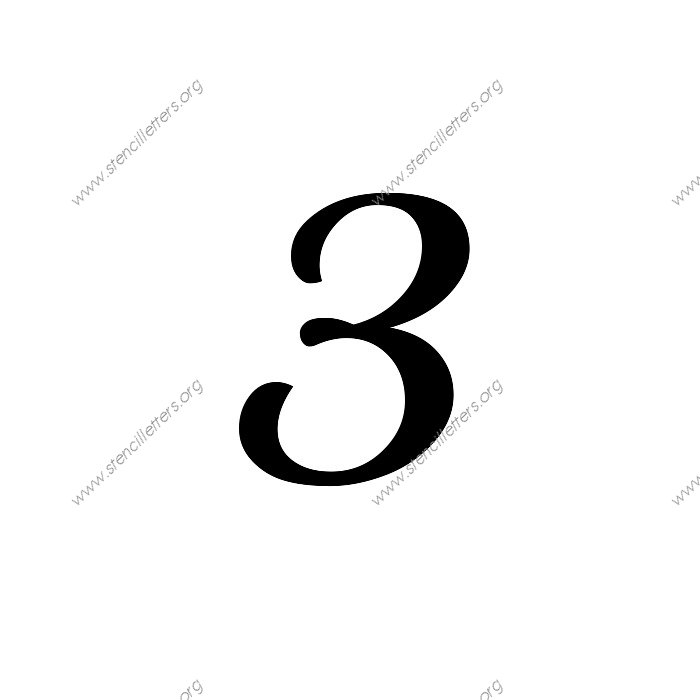
#> input picture main/ITSP_images/3.jpg, 700 x 700 px, given in place of the camera
$ python main.py   (Python 2 division)
#> lines starting #> are read from the running program, lines starting #| are printed output that depends on the picture; after the words box and inside, x2 and y2 are one past the last pixel; in counts of white or black regions, pixels touching at a corner belong together
### main/load_images.py
import cv2
# function to load images of letters and numbers from ITSP_image folder


def load_display_images(images):
    print "loading images"
    letters = [chr(i) for i in range(65, 91)]
    for x in range(10):
        letters.append(str(x))
    letters.append("00")
    for l in letters:
        img = cv2.imread("ITSP_images/" + l + ".jpg")
        images.update({l: img})
    print "images loaded"

### main/main.py
import cv2
import numpy as np
import time
from math import sqrt
import load_images
import contour_and_poly_compare
import voice
from matplotlib import pyplot as plt


# creates window named result to display result
cv2.namedWindow("result", 500*500)

# dictionary to store images of the letters
images = {}

load_images.load_display_images(images)


def distance(point1, point2):
    return sqrt((point1[0]-point2[0])**2+(point1[1]-point2[1])**2)

# to find position of fingers in image


def find_fingers(centre, radius, poly_points):
    error_margin = radius*0.25
    finger_points = []
    for i in range(len(poly_points)):
        if distance(centre, poly_points[i][0]) > radius+error_margin:
            finger_points.append(poly_points[i][0])
    return finger_points


def find_largest_contour(contours):
    maxarea = 0
    pos = -1
    for i in range(len(contours)):
        area = cv2.contourArea(contours[i])
        if area > maxarea:
            maxarea = area
            pos = i
    return pos


def find_minimum_ycord(points):
    minimum_y = 480
    output = (0, 0)
    for point in points:
        if point[1] < minimum_y:
            minimum_y = point[1]
            output = point
    return output


# creates video capture object
cap = cv2.VideoCapture(0)
# stores start time of the program
start_time = time.time()
print "stating time", start_time
frequency_dict = {}
frequency_of_finger = [0, 0, 0, 0, 0, 0]
point_prev = (0, 0)

l_prev = "none"
while 1:
    # stores the frame
    _, im = cap.read()
#> im is the input picture: shape (700, 700, 3); min 0, max 255, mean 243.1
    img = im
    img = cv2.cvtColor(img, cv2.COLOR_BGR2GRAY)

    ret2, th = cv2.threshold(img, 0, 255, cv2.THRESH_BINARY+cv2.THRESH_OTSU)
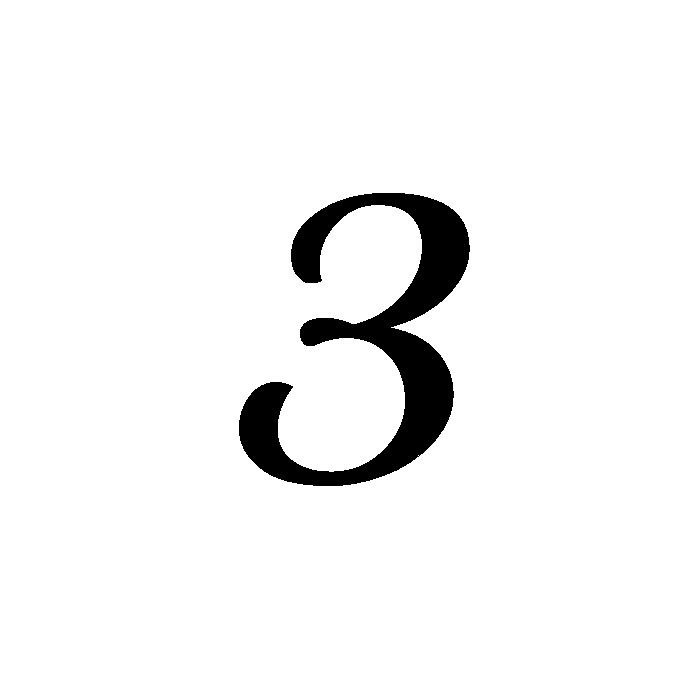
#> th: shape (700, 700); 95.5% white; 1 black region, box (x1, y1, x2, y2) and area: (239, 193, 470, 486) 22056
#> ret2 = 128
    blur = cv2.medianBlur(th, 15)
#> blur: shape (700, 700); 95.5% white; 1 black region, box (x1, y1, x2, y2) and area: (239, 193, 469, 486) 21989
    kernel = cv2.getStructuringElement(cv2.MORPH_RECT, (5, 5))
    dilated = cv2.dilate(blur, kernel)
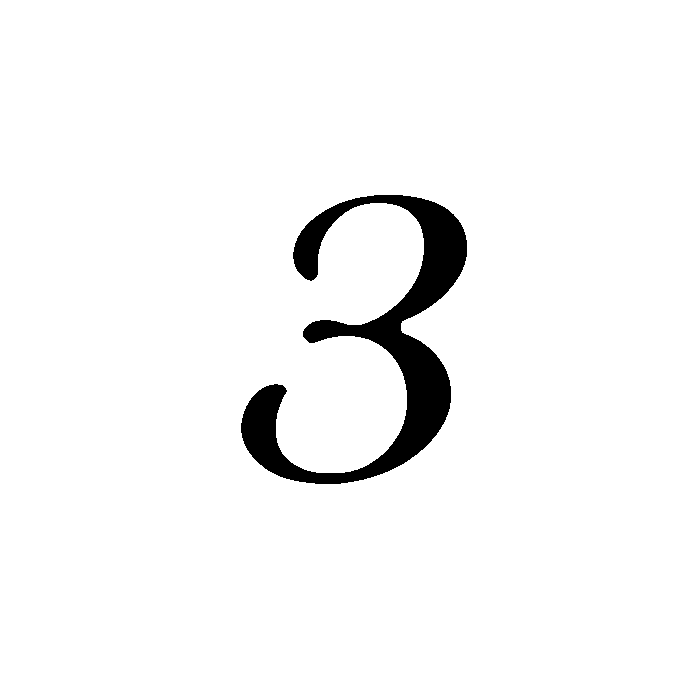
#> dilated: shape (700, 700); 96.3% white; 1 black region

    contours, hierarchy = cv2.findContours(blur.copy(), cv2.RETR_TREE, cv2.CHAIN_APPROX_SIMPLE)
#> contours = 2 contours; box (x1, y1, x2, y2) and area: (0, 0, 700, 700) 488601, (238, 192, 470, 487) 22705

    pos = find_largest_contour(contours)
#> the loop in find_largest_contour, `for i in range(len(contours)):` made 2 passes
#> (area, maxarea, pos) on pass 1: (488601, 488601, 0)
#> area on pass 2: 22705
#> after the loop in find_largest_contour, `for i in range(len(contours)):`: maxarea = 488601; pos = 0
#> pos = 0

    contour = cv2.drawContours(im, contours, pos, (0, 0, 255), 3)
    cnt = contours[pos]
#> cnt = [[0, 0], [0, 699], [699, 699], [699, 0]]
    cv2.drawContours(im, cv2.convexHull(cnt, True, True), -1, (255, 0, 0), 3)

    hull = cv2.convexHull(cnt, returnPoints=False)
#> hull = [3, 2, 1, 0]
    hull1 = cv2.convexHull(cnt, returnPoints=True)
#> hull1 = [[699, 0], [699, 699], [0, 699], [0, 0]]

    M = cv2.moments(cnt)
#> M = moments, m00 488601, centre m10/m00, m01/m00 = (349.5, 349.5)
    cx = int(M['m10']/M['m00'])
#> cx = 349
    cy = int(M['m01']/M['m00'])
#> cy = 349

    radius = 0
    for i in range(len(cnt)):
        radius += distance((cx, cy), cnt[i][0])
#> this loop made 4 passes
#> radius on passes 1 to 4: 493.6, 987.8, 1482.8, 1977.1
#> after the loop, radius = 1977.1
    radius /= len(cnt)
#> radius = 494.3

    pts = np.array(hull1, np.int32)
#> pts = [[699, 0], [699, 699], [0, 699], [0, 0]]
    pts = pts.reshape((-1, 1, 2))
    cv2.polylines(im, [pts], True, (255, 0, 0))
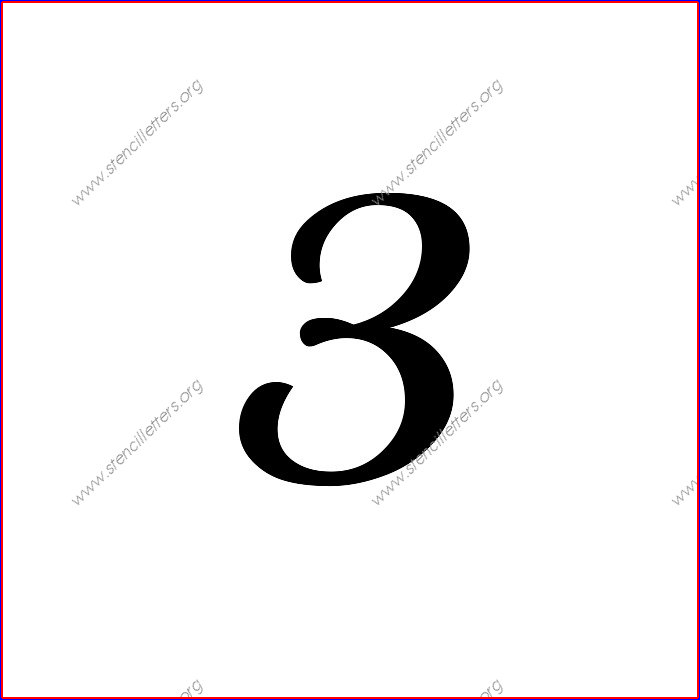
#> im: shape (700, 700, 3); mean B, G, R 240.2, 238.7, 241.6
    poly = cv2.approxPolyDP(pts, 20, True)
#> poly = [[699, 0], [699, 699], [0, 699], [0, 0]]

    for i in range(len(poly)):
        cv2.circle(im, tuple(poly[i][0]), 15, [255, 0, 255], 1)
        cv2.line(im, (cx, cy), tuple(poly[i][0]), [0, 0, 0], 1 )
#> this loop made 4 passes
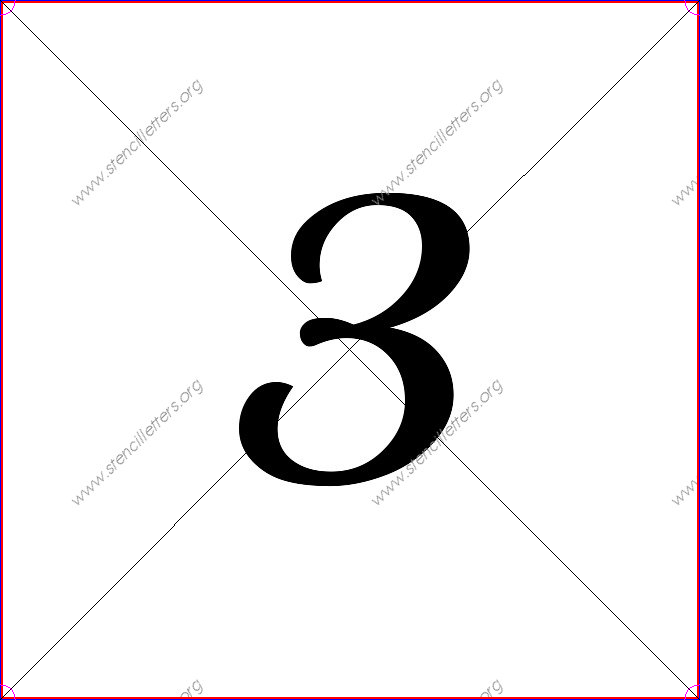
#> im: shape (700, 700, 3); 0.27% of pixels changed, all inside (x1, y1, x2, y2) = (0, 0, 700, 700)

    cv2.drawContours(im, poly, -1, [0, 0, 0], 3)

    validPoints = []
    defects = cv2.convexityDefects(cnt, hull)
#> (the run stopped early here; a loop or call above may not have finished)
